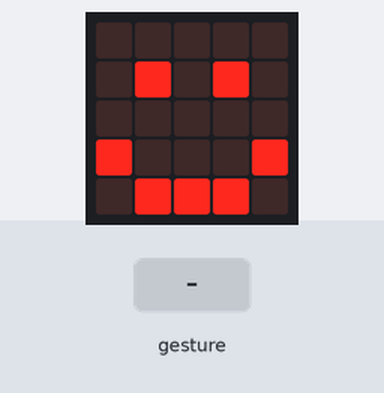
Bench run of a program on a simulated BBC micro:bit running MicroPython. Parts: the board's 5×5 LED display. The test bench sets the inputs (shaded band). A tilt is held for 1.5 s and a shake lasts 1 s, then the board lies face up again.

Above: at 1.2 s.
1.3 s: gesture 'shake'
At 1.8 s:
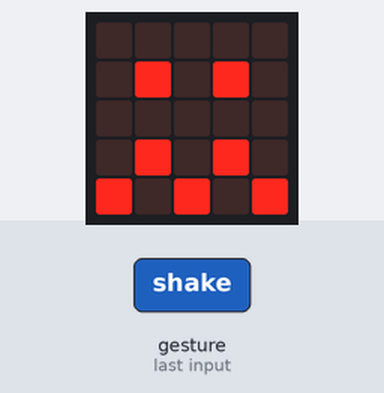
3.9 s: gesture 'face down'
At 4.8 s:
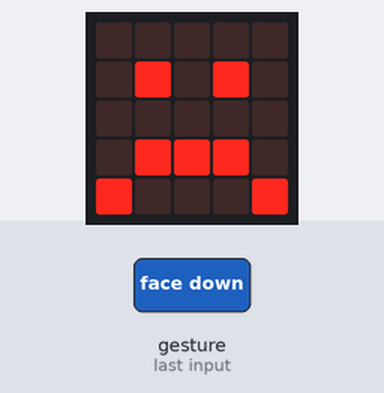
Timing chart, 0 to 6.9 s (numbered marks = the images above; inputs shaded):
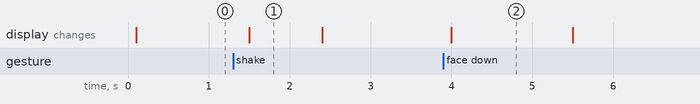

The program:

gesture.py
```python
from microbit import *

while True :
    gesture = accelerometer.current_gesture()
    if gesture == 'face up' :
        display.show(Image.HAPPY)
    elif gesture == 'face down' :
        display.show(Image.SAD)
    elif gesture == 'shake' :
        display.show(Image.CONFUSED)
    else :
        display.show(Image.ANGRY)
    
```

Measured:
- after the input at 1.3 s, the display: changes after 0.20 s (image 1)
- after the input at 3.9 s, the display: changes after 0.10 s (image 2)
- what the display in image 1 shows lasts 0.9 s, from 1.5 s to 2.4 s
- what the display in image 2 shows lasts 1.5 s, from 4.0 s to 5.5 s
